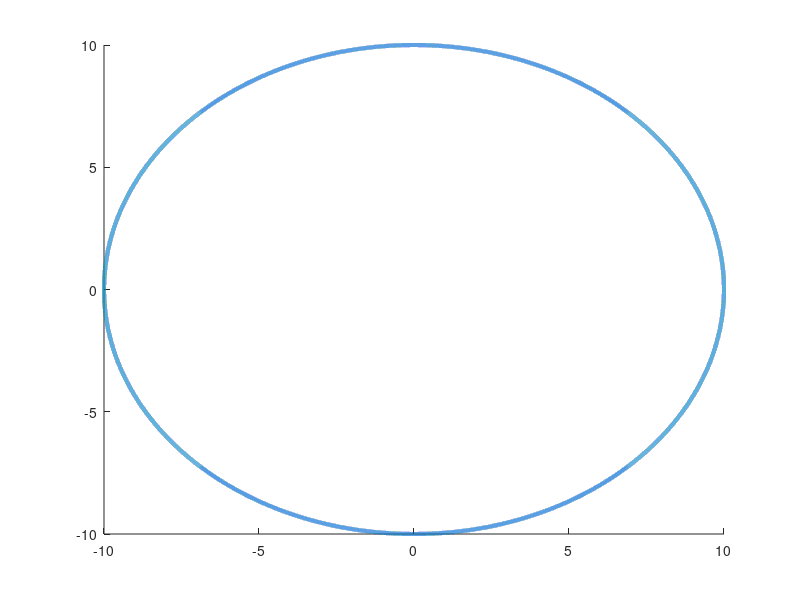

This chart was generated by the following MATLAB code: (Note: this script raises an error after producing the figure.)
function clockInMyRari
%   Clock for the clock-project
%   Basic Requirements:
%   - Display the current Boston time
%   - Have 3 hands, one for the hour, minute, and second each
%   - Have at least 4 ticks on the clock (12, 3, 6, and 9) with text labels
    clear;
    close all
    clc;
    
    % Colors:
    c.fig        = [0.2, 0.2, 0.2];
    c.dial       = [0.8, 0.8, 0.8];
    c.smallDial  = [0, .5, 1];
    c.ticks      = [0.9, 0.9, 0.9];
    c.center     = [.8, .8, .8];
    c.hands      = [.65, .65, .65];
    c.secondHand = [1,0.5,0];
    h.centerCapColor = [0.8 0.8 0.8];
   
    % Sizes
    radius         = 10;
    smallR         = 4;
    bigTickSize    = 1;
    smallTickSize  = 0.5;
    secondHandSize = 0.1;
    secondsRadius  = 9;
    minutesRadius  = 8;
    hoursRadius    = 7.5;
    
    fh = figure('Name', 'Sams Watchface',...
        'menu', 'none',...
        'units','normalized',...
        'numbertitle','off',...
        'color', c.fig);
    
    axes('units','normalized');
    xCenter = 0; yCenter = 0;
    
    createCircle(xCenter, yCenter, radius);
    createSmallCircle(xCenter, yCenter, smallR);
    createTicks;
    [HMSPoints, HMSCutOff, HMSAngles] = getPoints;
    hHands = createHands(HMSPoints, HMSCutOff);
    displayDayTime();
    setupTimer(fh);
    
    function createSmallCircle(xCenter, yCenter, smallR)
        hold on;
        theta = linspace(0, 2*pi, 1e5);
        x = xCenter + smallR * sin(theta);
        y = yCenter + smallR * cos(theta);
        chS = plot(x, y, 'LineWidth', 3); 
        chS.Color = c.secondHand;
        axis equal;
        axis off;
        hold off;
    end

    function createCircle(xCenter, yCenter, r)
        % Working with radians entirely.
        % So circle goes 0 to 2pi.
        hold on;
        theta = linspace(0, 2*pi, 1e5);
        x = r * sin(theta) + xCenter;
        y = r * cos(theta) + yCenter;
        ch = plot(x, y, 'LineWidth', 3);
        ch.Color = c.dial;
        hold off;
    end  
    
    function createTicks 
        hold on;
        
        smallTickIntervalTheta = (0 : 59) * pi / 30;
        bigTickIntervalTheta   = (0:5:55) * pi/30;
        
        % Since we want the ticks to be of size 1: 
        % we do a 9*cos(theta) and 10*cos(theta) to get X coordinates of lines.
        bigXTicks = bsxfun(@times, [radius-bigTickSize; radius], cos(bigTickIntervalTheta));
        bigYTicks = bsxfun(@times, [radius-bigTickSize; radius], sin(bigTickIntervalTheta));
        plot(bigXTicks,bigYTicks,'color',c.ticks, 'LineWidth', 2);
        
        smallXTicks = bsxfun(@times, [radius-smallTickSize; radius], cos(smallTickIntervalTheta));
        smallYTicks = bsxfun(@times, [radius-smallTickSize; radius], sin(smallTickIntervalTheta));
        plot(smallXTicks,smallYTicks,'color',c.ticks, 'LineWidth', 0.5);
        hold off;
    end

    % Map the Current HMS to correct Angles using following formulaes.
    % Return the result in angle vector.
    function [angle] = getAngles
        h.clock = clock;
        h.sec   =  h.clock(6) * pi/30;
        h.min   = (h.clock(5)*6 + h.clock(6)/10) * pi/180;
        h.hr    = (h.clock(4)*30 + h.clock(5)/2 + h.clock(6)/120) * pi/180;
        angle   = [h.hr h.min h.sec];  % All radians
    end
    
    % Get (X, Y) coordinates for Hour, Minutes and Seconds each.
    function [HMSPoints, HMSCutOff, HMSAngles] = getPoints
        HMSAngles = getAngles;  % [H m s]
        
        XCoordinates = [... 
            xCenter + hoursRadius   * sin(HMSAngles(1)),...
            xCenter + minutesRadius * sin(HMSAngles(2)),...
            xCenter + secondsRadius * sin(HMSAngles(3))...
            ];
        XCutOffCoordinates = [... 
            xCenter + smallR * sin(HMSAngles(1)),...
            xCenter + smallR * sin(HMSAngles(2)),...
            xCenter + (radius-bigTickSize-secondHandSize) * sin(HMSAngles(3))...
            ];
        YCoordinates = [...
            yCenter + hoursRadius   * cos(HMSAngles(1)),...
            yCenter + minutesRadius * cos(HMSAngles(2)),...
            yCenter + secondsRadius * cos(HMSAngles(3))...
            ];
        YCutOffCoordinates = [...
           yCenter + smallR * cos(HMSAngles(1)),...
           yCenter + smallR * cos(HMSAngles(2)),...
           yCenter + (radius-bigTickSize-secondHandSize) * cos(HMSAngles(3))...
           ];
        HMSPoints = [XCoordinates; YCoordinates];
        HMSCutOff = [XCutOffCoordinates; YCutOffCoordinates];
    end

    function hHands = createHands(HMSPoints, HMSCutOff)
        hold on;
        hourHand = line([HMSCutOff(1,1) HMSPoints(1,1)], [HMSCutOff(2,1) HMSPoints(2,1)]);
        hourHand.Color = c.hands;
        hourHand.LineWidth = 3;
        minuteHand = line([HMSCutOff(1,2) HMSPoints(1,2)], [HMSCutOff(2,2) HMSPoints(2,2)]);
        minuteHand.Color = c.hands;
        minuteHand.LineWidth = 1.1;
        secondHand = line([HMSCutOff(1,3) HMSPoints(1,3)], [HMSCutOff(2,3) HMSPoints(2,3)]);
        secondHand.Color = c.secondHand;
        secondHand.LineWidth = 25;
        hHands = [hourHand, minuteHand, secondHand];
        hold off;
    end
    
 % Create a timer function occuring every second.
    function setupTimer(fh)
        t = timer('ExecutionMode', 'fixedRate', 'Period', 0.05);
        t.TimerFcn = { @updateClock, hHands };
        start(t);
        fh.DeleteFcn = { @deleteTimer, t };
    end
    
    function updateClock(~, ~, hHands) 
       hourHand   = hHands(1);
       minuteHand = hHands(2);
       secondHand = hHands(3);
       
       [HMSPoints, HMSCutOff, HMSAngles] = getPoints;
       
       hourHand.XData   = [HMSCutOff(1, 1) HMSPoints(1, 1)];
       hourHand.YData   = [HMSCutOff(2, 1) HMSPoints(2, 1)];
       minuteHand.XData = [HMSCutOff(1, 2) HMSPoints(1, 2)];
       minuteHand.YData = [HMSCutOff(2, 2) HMSPoints(2, 2)];
       secondHand.XData = [HMSCutOff(1, 3) HMSPoints(1, 3)];
       secondHand.YData = [HMSCutOff(2, 3) HMSPoints(2, 3)];
       
    end
    
    function deleteTimer(~,~,t)
        stop(t);
        delete(t);
    end
    
    function displayDayTime
        hold on;
        str = {datestr(now, 'mmmm dd,'), datestr(now, 'yyyy')};
        text(0, 0, str,...
            'FontName', 'Consolas',...
            'FontWeight', 'Bold',...
            'FontSize', 12,...
            'FontUnits', 'Normalized',...
            'Color', c.dial,...
            'HorizontalAlignment','center',...
            'VerticalAlignment','middle');    
        hold off;
    end

end
